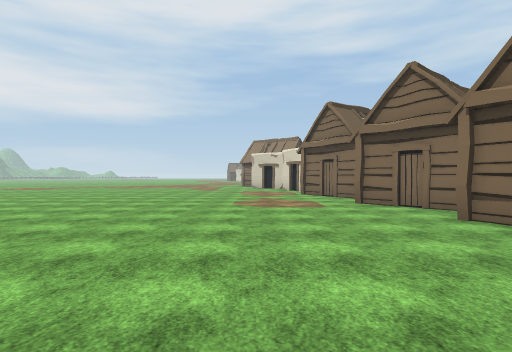
view 1 (above)

23 first-person views from a walk through a Unity game level. The camera is 1.5 m above the floor, looks level and sees 80° across. The floor is counted in squares, 2 m on a side. Each view is taken from the middle of a square. On the plan, view 1 faces up. The plan holds only what a view shows up to about 10 squares ahead; the rest is blank. The place goes on beyond the plan. Some animated figures are not drawn. Some surface patterns are stand-ins.

view 2
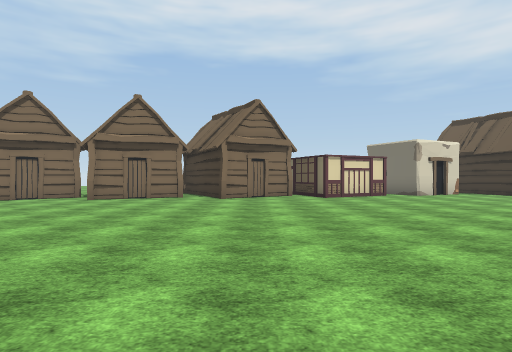

view 3
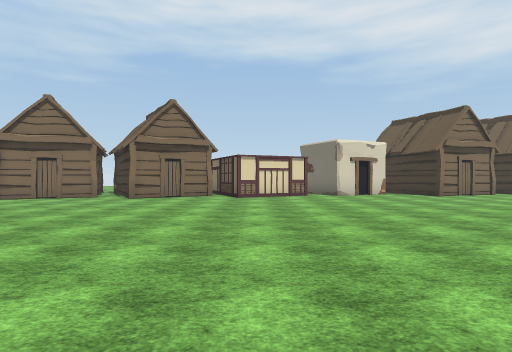

view 4
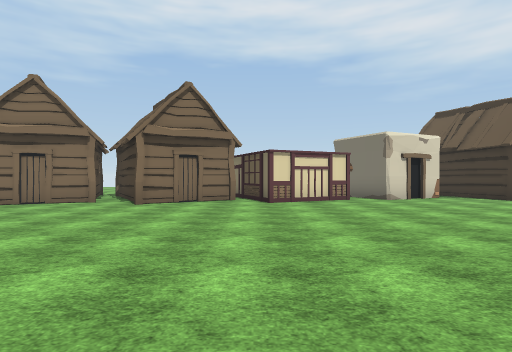

view 5
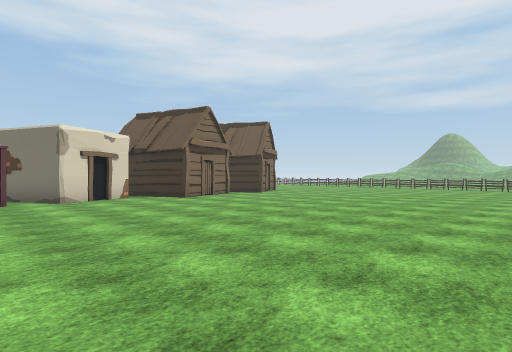

view 6
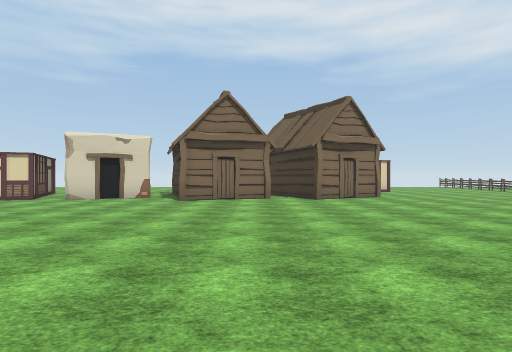

view 7
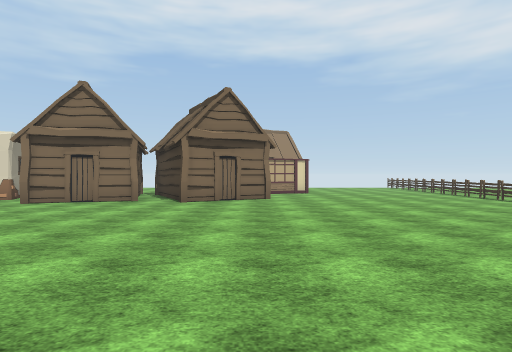

view 8
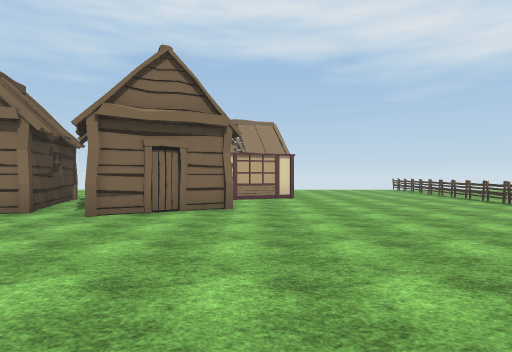

view 9
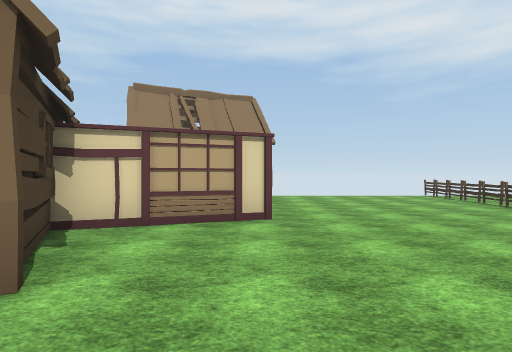

view 10
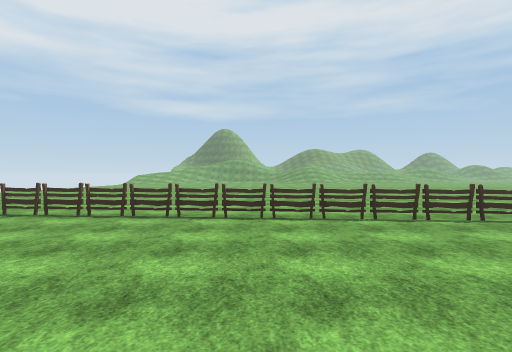

view 11
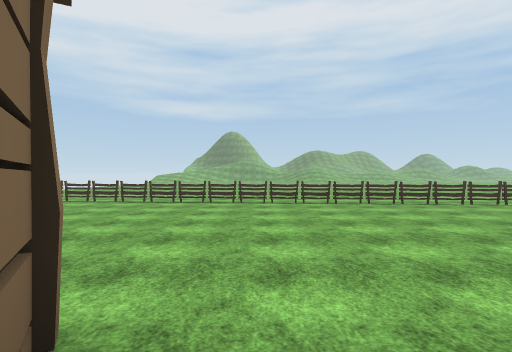

view 12
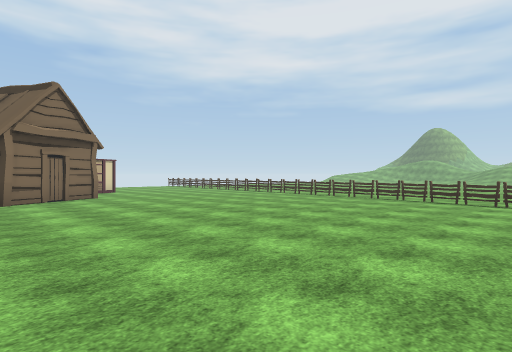

view 13
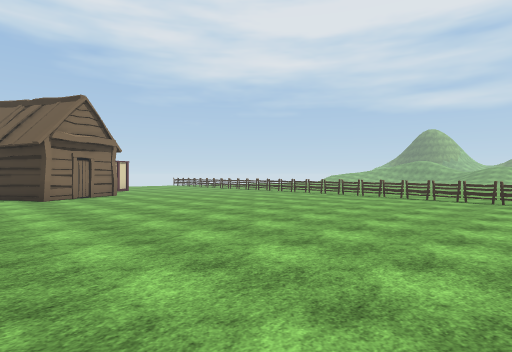

view 14
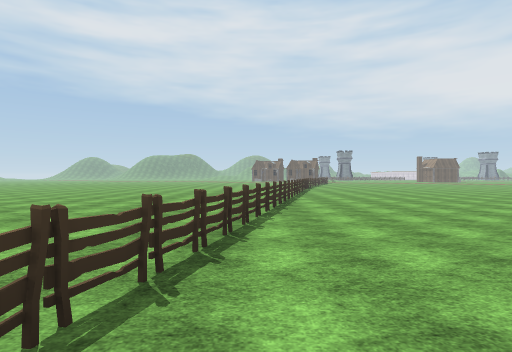

view 15
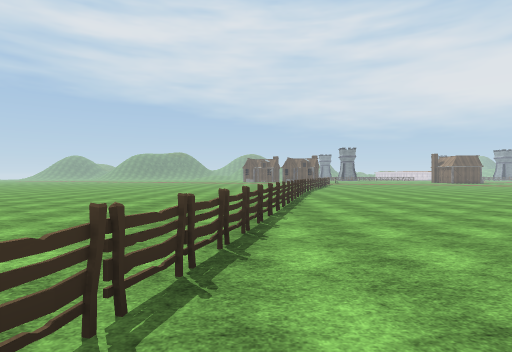

view 16
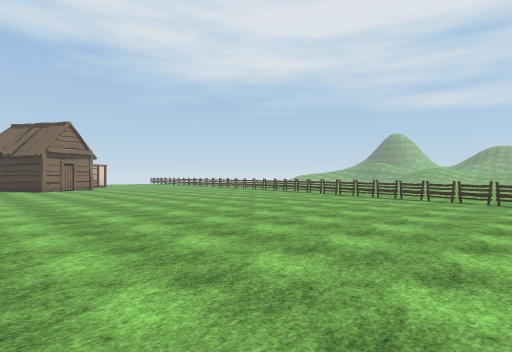

view 17
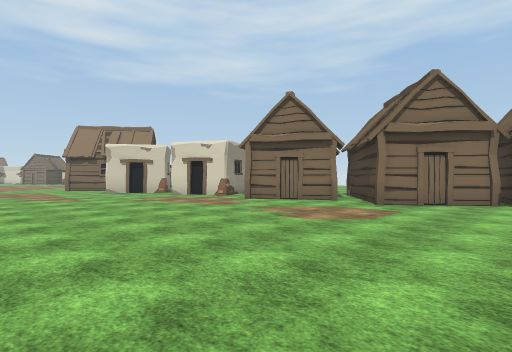

view 18
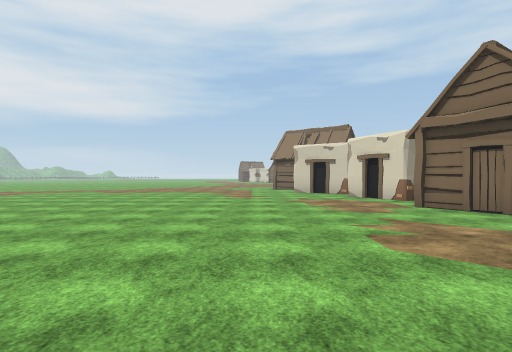

view 19
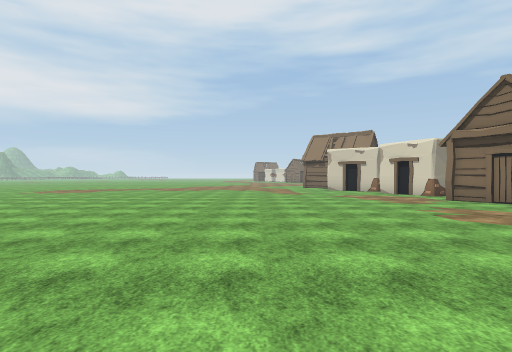

view 20
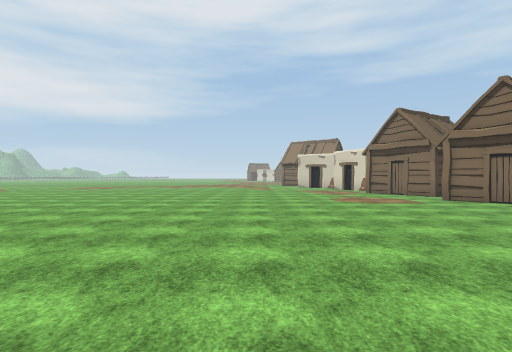

view 21
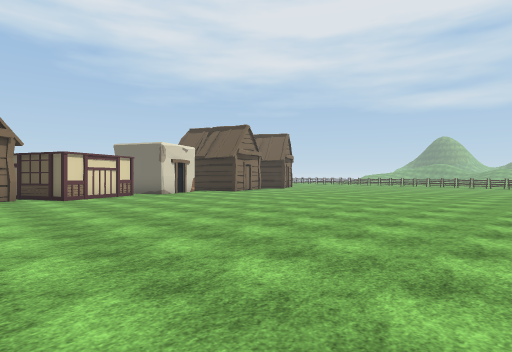

view 22
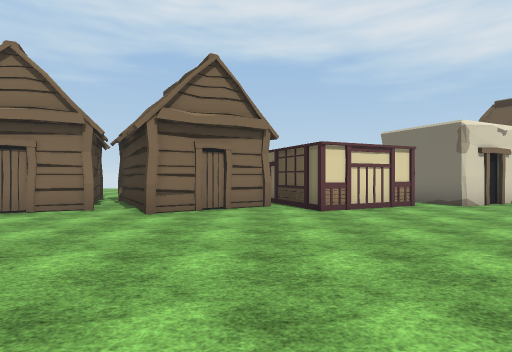

view 23
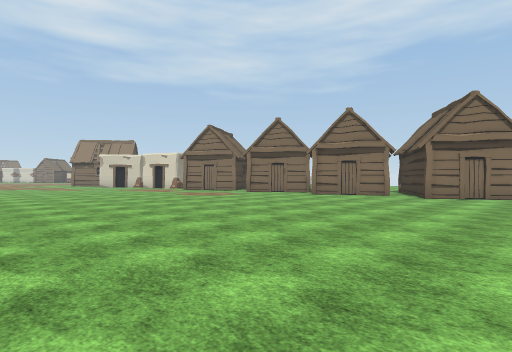

### Floor plan
Key: @ floor where view 1 was taken; # wall or solid block; . floor; = window, fence, low wall or low ledge; T thing the floor can be seen under or through.
Columns run from 14 left of view 1 to 15 right of it. Each row starts with its distance up from view 1.
 15     ............##
 14     .............#
 13   ...............#
 12   ..............##
 11    ..............#
 10     .............##
  9    ...............#
  8    ..............##
  7     ..............##
  6      ..............#
  5       ............##
  4        ...........##
  3        ............##
  2        .............#
  1        ...........###
  0        .......@....##
 -1        .............#
 -2        ............##
 -3         ...........##
 -4         ............#
 -5         ............#
 -6          ...........##
 -7          ...........##
 -8          ............#
 -9          ............
-10          ...........#
-11    .................#
-12    .................##
-13 .. ..................#
-14 ....................##
-15 .....................####
-16 .....................##.#
-17 ........................##
-18 .........................#..#
-19 ..............................
-20 ###...........................
-21  ...###.......................
-22  ......=####..................
-23 ............#######...........
-24 ...................=#TTTTTTTT#
-25 ..............................
-26 ............   ... .......

Where each view was taken, in squares from view 1:
view 1: 0 up, 0 right, facing up
view 2: 0 up, 6 left, facing right
view 3: 3 down, 6 left, facing right
view 4: 2 down, 4 left, facing right
view 5: 4 down, 4 left, facing down-right
view 6: 12 down, 4 left, facing right
view 7: 16 down, 3 left, facing right
view 8: 17 down, 0 right, facing right
view 9: 18 down, 5 right, facing right
view 10: 18 down, 5 right, facing down
view 11: 15 down, 6 right, facing down
view 12: 13 down, 4 left, facing down-right
view 13: 12 down, 5 left, facing down-right
view 14: 22 down, 1 right, facing left
view 15: 21 down, 4 left, facing left
view 16: 11 down, 11 left, facing down-right
view 17: 5 up, 5 left, facing up-right
view 18: 5 up, 2 left, facing up
view 19: 3 up, 4 left, facing up
view 20: 1 down, 3 left, facing up
view 21: 0 up, 6 left, facing down-right
view 22: 1 down, 2 left, facing right
view 23: 2 down, 7 left, facing up-right
